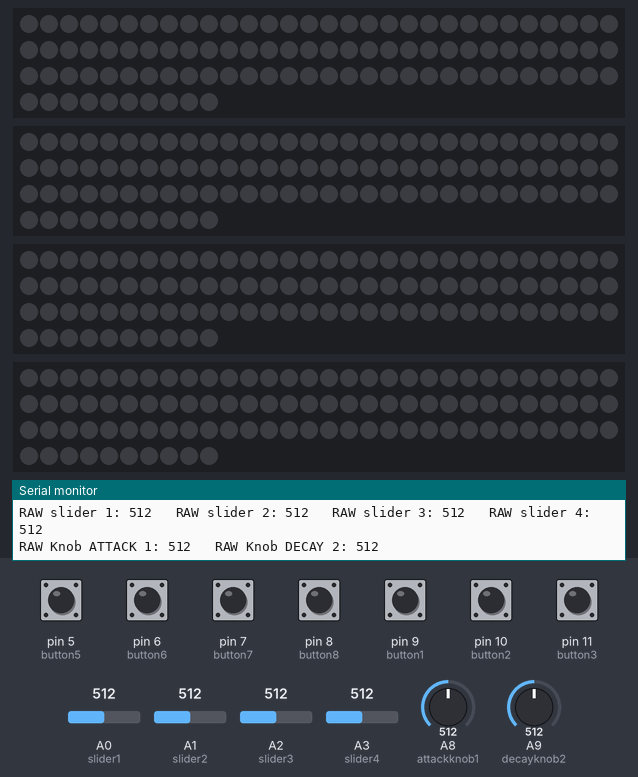
Bench run of a sketch on a simulated Arduino Mega 2560, built with avr-gcc and run on an emulated ATmega2560. On the bench: 4 × 100 RGB LEDs in strip order, left to right, continuing on the next row, the last lines printed to the serial monitor. The test bench sets the inputs (shaded band); at power-on: pin 5 (button5), pin 6 (button6), pin 7 (button7), pin 8 (button8), pin 9 (button1), pin 10 (button2), pin 11 (button3) HIGH, A2 (slider3) = 512, A0 (slider1) = 512, A1 (slider2) = 512, A3 (slider4) = 512, A8 (attackknob1) = 512, A9 (decayknob2) = 512. Dim RGB values are drawn brighter than linear; MIDI output is not drawn.

Above: at 1.2 s.
1.3 s: pin 5 (button5) pulled LOW for 1 s
At 1.86 s:
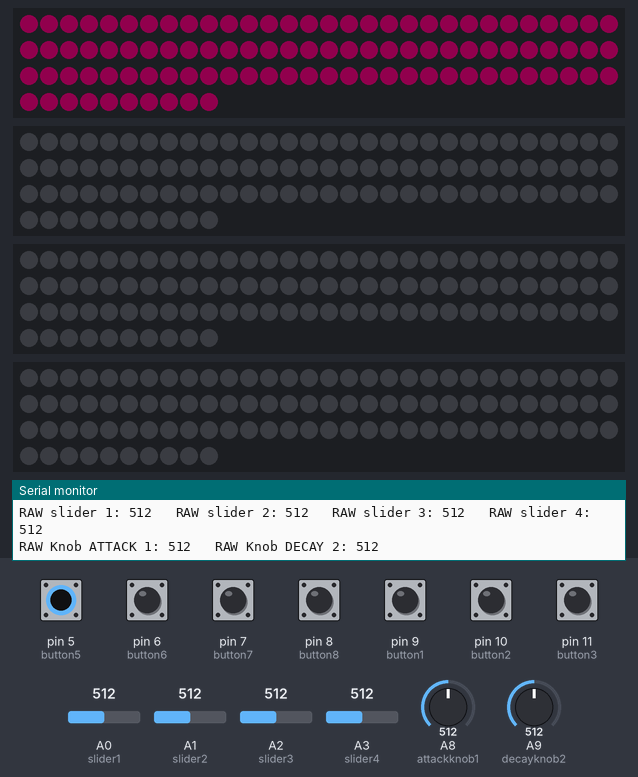
3.8 s: pin 11 (button3) pulled LOW for 1 s
At 4.55 s:
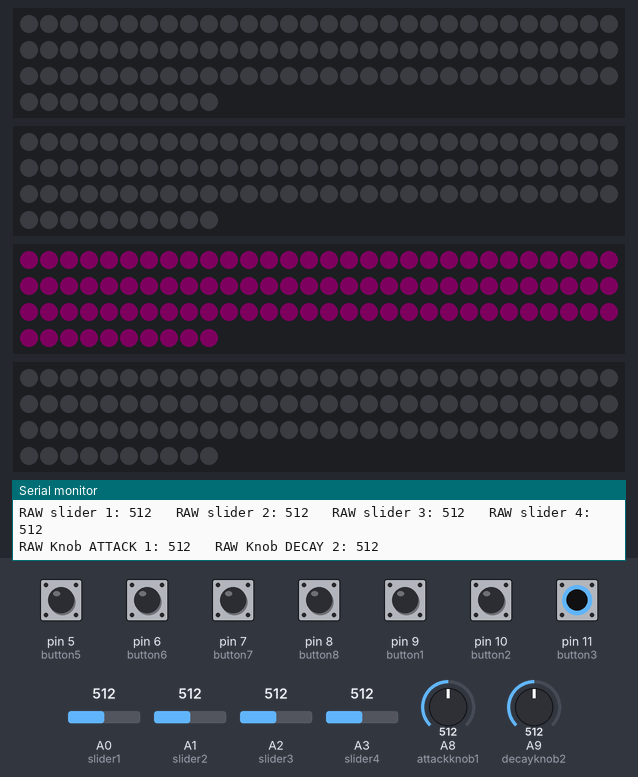
6.3 s: A2 (slider3) set to 716
At 8.04 s:
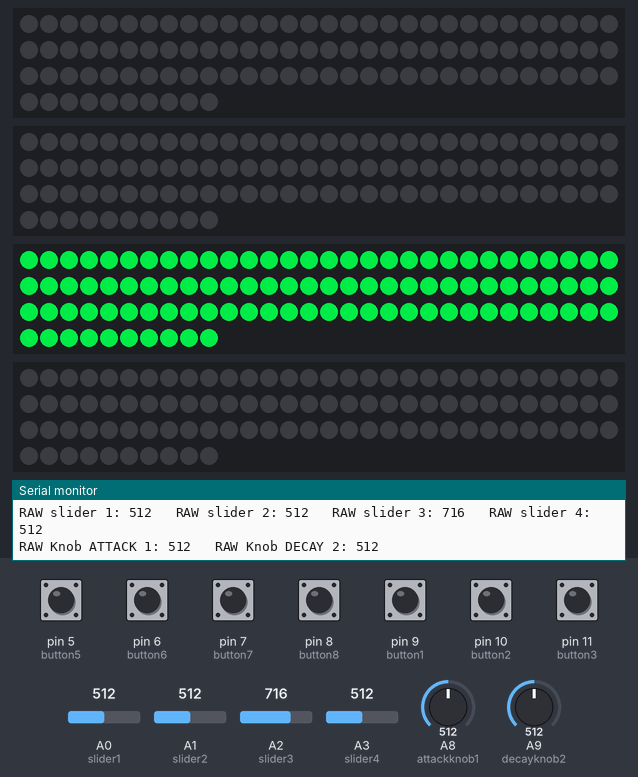
8.2 s: pin 9 (button1) pulled LOW for 1 s
At 10.6 s:
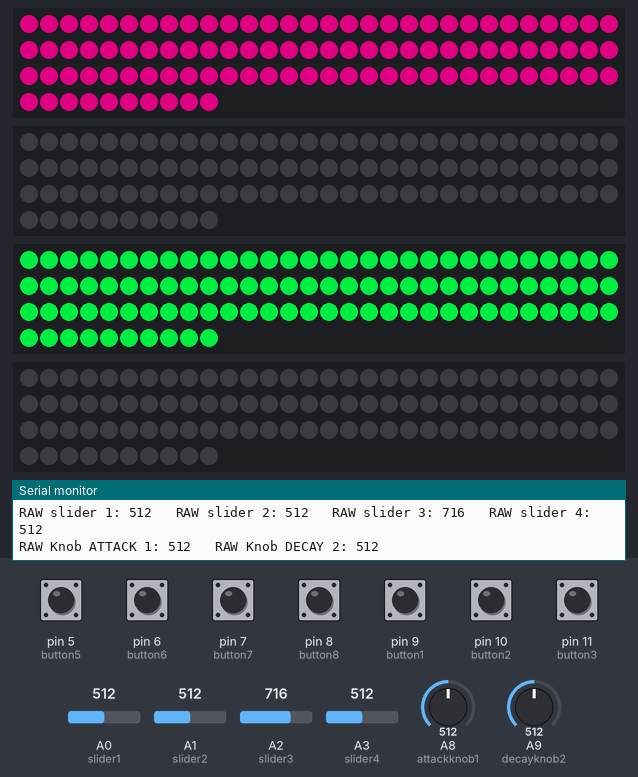
10.9 s: A2 (slider3) set to 30
At 12.2 s:
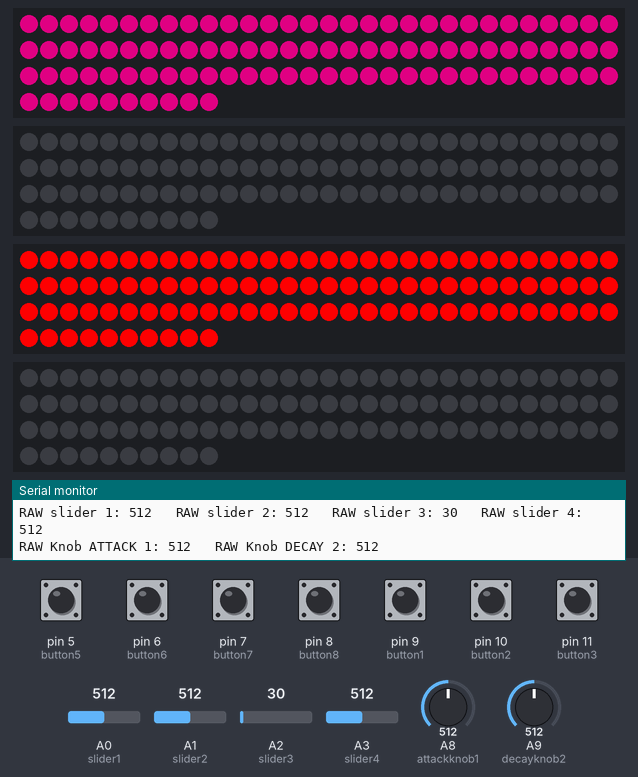
12.7 s: pin 6 (button6) pulled LOW for 0.15 s
At 13.05 s:
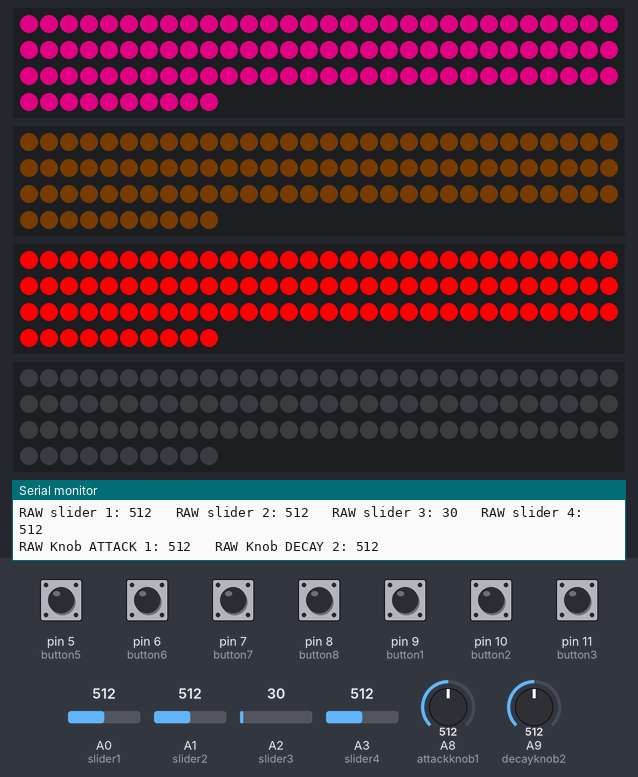
Timing chart, 0 to 15.6 s (numbered marks = the images above; inputs shaded):
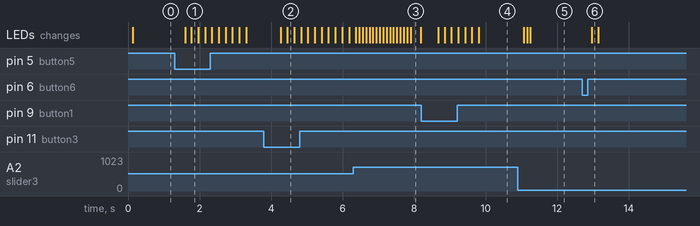

Measured:
- after the input at 1.3 s, the LEDs: first change after 0.29 s (image 1 shows a later state)
- after the input at 3.8 s, the LEDs: first change after 0.47 s (image 2 shows a later state)
- after the input at 6.3 s, the LEDs: first differ from a run without the input after 0.17 s (image 3 shows a later state)
- after the input at 8.2 s, the LEDs: first change after 0.47 s (image 4 shows a later state)
- after the input at 10.9 s, the LEDs: first change after 0.17 s (image 5 shows a later state)
- after the input at 12.7 s, the LEDs: change after 0.27 s (image 6)

The sketch:

Button_Slider_robo_synth_setupCode.ino
```cpp
//peter april
// eddie may 1st
// william/peter may 2nd
#include <MIDI.h>
#include <Bounce.h>
#include <FastLED.h>

//multitask
//Task 1 - ADC
unsigned long previousTimeADC = millis();
long timeIntervalADC = 50;
//Task 2 - Buttons
unsigned long previousTimeButtons = millis();
long timeIntervalButtons = 100;
//Task 3 - LEDs
unsigned long previousTimeLEDS = millis();
long timeIntervalLEDs = 50;
//Task 4 - MIDI
unsigned long previousTimeMIDI = millis();
long timeIntervalMIDI = 100;

//comment out when done debugging
#define DEBUGADC
//#define DEBUGBUTTON
//#define DEBUGLED
//#define DEBUGMIDI

//Analog defines
#define slider1 A0 //left vertical
#define slider2 A1 //left horizontal
#define slider3 A2 // right horizontal
#define slider4 A3 //right vertical

#define attackknob1 A8
#define decayknob2 A9


int rawSlider1 = 0;
int rawSlider2 = 0;
int rawSlider3 = 0;
int rawSlider4 = 0;
float EMA_a = 0.2;      //initialization of EMA alpha
int slider1Average = 0;          //initialization of EMA S
int slider2Average = 0;          //initialization of EMA S
int slider3Average = 0;          //initialization of EMA S
int slider4Average = 0;          //initialization of EMA S

int rawAttack = 0;
int rawDecay = 0;

//button digitalin defines
#define button1 9 //toggle left vertical
#define button2 10 //toggle left horizontal
#define button3 11 //toggle right horizontal
#define button4 12 //toggle right vertical

#define button5 5 //toggle 1-shot left vertical
#define button6 6 //toggle 1-shot left horizontal
#define button7 7 //toggle 1-shot right horizontal
#define button8 8 //toggle 1-shot right vertical

//button variables
//
//
//bool rawButton1 = false;
//bool rawButton2 = false;
//bool rawButton3 = false;
//bool rawButton4 = false;

bool rawButton5 = false;
bool rawButton6 = false;
bool rawButton7 = false;
bool rawButton8 = false;

Bounce rawButton1 = Bounce(button1, 10);  // 10 ms debounce
Bounce rawButton2 = Bounce(button2, 10);  // 10 ms debounce
Bounce rawButton3 = Bounce(button3, 10);  // 10 ms debounce
Bounce rawButton4 = Bounce(button4, 10);  // 10 ms debounce

bool circleButton1 = true;
bool circleButton2 = true;
bool circleButton3 = true;
bool circleButton4 = true;

//LED OUTPUTS
#define LED_PIN1     24
#define LED_PIN2     25
#define LED_PIN3     26
#define LED_PIN4     27
#define NUM_LEDS    100
#define BRIGHTNESS  64
#define LED_TYPE    WS2812
#define COLOR_ORDER GRB
CRGB leds1[NUM_LEDS];
CRGB leds2[NUM_LEDS];
CRGB leds3[NUM_LEDS];
CRGB leds4[NUM_LEDS];

//MIDI SETUP
#define notes 4

MIDI_CREATE_INSTANCE(HardwareSerial, Serial8, MIDI);
const int channel = 1;
int noteVals[notes];


int env1 = 0;
int env2 = 0;
int env3 = 0;
int env4 = 0;

//Global variables
void setup() {
  Serial.begin(115200);
  Serial.println("Beginning the program");
  //ADC variable init
  rawSlider1 = analogRead(slider1);
  rawSlider2 = analogRead(slider2);
  rawSlider3 = analogRead(slider3);
  rawSlider4 = analogRead(slider4);

  rawAttack = analogRead(attackknob1);
  rawDecay = analogRead(decayknob2);

  //button setup
  //toggle
  pinMode(button1, INPUT_PULLUP);
  pinMode(button2, INPUT_PULLUP);
  pinMode(button3, INPUT_PULLUP);
  pinMode(button4, INPUT_PULLUP);
  //1-shot
  pinMode(button5, INPUT_PULLUP);
  pinMode(button6, INPUT_PULLUP);
  pinMode(button7, INPUT_PULLUP);
  pinMode(button8, INPUT_PULLUP);

  rawButton5 = digitalRead(button5);
  rawButton6 = digitalRead(button6);
  rawButton7 = digitalRead(button7);
  rawButton8 = digitalRead(button8);


  //LED setup
  FastLED.addLeds<1, WS2812, LED_PIN1, GRB>(leds1, NUM_LEDS); // GRB ordering is typical
  FastLED.addLeds<1, WS2812, LED_PIN2, GRB>(leds2, NUM_LEDS); // GRB ordering is typical
  FastLED.addLeds<1, WS2812, LED_PIN3, GRB>(leds3, NUM_LEDS); // GRB ordering is typical
  FastLED.addLeds<1, WS2812, LED_PIN4, GRB>(leds4, NUM_LEDS); // GRB ordering is typical

  //MIDI setup
  MIDI.begin();

}

void loop() {
  unsigned long currentTime = millis();
  //update ADCs
  if (currentTime - previousTimeADC > timeIntervalADC) {
    previousTimeADC = currentTime;
#ifdef DEBUGADC
    Serial.println("Updating ADC values");
    Serial.println();
#endif
    rawSlider1 = analogRead(slider1);
    rawSlider2 = analogRead(slider2);
    rawSlider3 = analogRead(slider3);
    rawSlider4 = analogRead(slider4);

    slider1Average = (EMA_a * rawSlider1) + ((1 - EMA_a) * slider1Average); //run the EMA
    slider2Average = (EMA_a * rawSlider2) + ((1 - EMA_a) * slider2Average); //run the EMA
    slider3Average = (EMA_a * rawSlider3) + ((1 - EMA_a) * slider3Average); //run the EMA
    slider4Average = (EMA_a * rawSlider4) + ((1 - EMA_a) * slider4Average); //run the EMA

    rawAttack = analogRead(attackknob1);
    rawDecay = analogRead(decayknob2);


#ifdef DEBUGADC
    //Debug Raw print statements
    Serial.print("RAW slider 1: ");
    Serial.print(rawSlider1);
    Serial.print("\t RAW slider 2: ");
    Serial.print(rawSlider2);
    Serial.print("\t RAW slider 3: ");
    Serial.print(rawSlider3);
    Serial.print("\t RAW slider 4: ");
    Serial.println(rawSlider4);
    Serial.println();
    Serial.print("RAW Knob ATTACK 1: ");
    Serial.print(rawAttack);
    Serial.print("\t RAW Knob DECAY 2: ");
    Serial.println(rawDecay);
    Serial.println();


#endif

    //Impliment logic for ADC -> LED here
  }

  //update buttons
  if (currentTime - previousTimeButtons > timeIntervalButtons) {
    previousTimeButtons = currentTime;

#ifdef DEBUGBUTTON
    Serial.println("Updating Button states");
#endif

    if (rawButton1.update()) {
      if (rawButton1.fallingEdge()) {
        circleButton1 = !circleButton1;
      }
    }
    if (rawButton2.update()) {
      if (rawButton2.fallingEdge()) {
        circleButton2 = !circleButton2;
      }
    }
    if (rawButton3.update()) {
      if (rawButton3.fallingEdge()) {
        circleButton3 = !circleButton3;
      }
    }
    if (rawButton4.update()) {
      if (rawButton4.fallingEdge()) {
        circleButton4 = !circleButton4;
      }
    }

    rawButton5 = digitalRead(button5);
    rawButton6 = digitalRead(button6);
    rawButton7 = digitalRead(button7);
    rawButton8 = digitalRead(button8);


#ifdef DEBUGBUTTON
    //    Debug Raw print statements
    Serial.print("RAW button 1 toggle: ");
    Serial.print(circleButton1);
    Serial.print("\t RAW button 2 toggle: ");
    Serial.print(circleButton2);
    Serial.print("\t RAW button 3 toggle: ");
    Serial.print(circleButton3);
    Serial.print("\t RAW button 4 toggle: ");
    Serial.print(circleButton4);
    Serial.print("\t RAW button 5: ");
    Serial.print(rawButton5);
    Serial.print("\t RAW button 6: ");
    Serial.print(rawButton6);
    Serial.print("\t RAW button 7: ");
    Serial.print(rawButton7);
    Serial.print("\t RAW button 8: ");
    Serial.println(rawButton8);
#endif

  }
  //update LEDs
  if (currentTime - previousTimeLEDS > timeIntervalLEDs) {
    previousTimeLEDS = currentTime;
#ifdef DEBUGLED
    Serial.println("Updating LED state");
#endif
    for (int i = 0; i < NUM_LEDS; i++) {

      leds1[i] = CHSV(mappedSliderLED(slider1Average, 428, 1018), 255, env1 * 2);
      leds2[i] = CHSV(mappedSliderLED(slider2Average, 34, 599), 255, env2 * 2);
      leds3[i] = CHSV(mappedSliderLED(slider3Average, 420, 956), 255, env3 * 2);
      leds4[i] = CHSV(mappedSliderLED(slider4Average, 67, 615), 255, env4 * 2);
      //      leds4[i] = CRGB( 0, 255, 255);
    }
    FastLED.show();
  }
  //update MIDI
  if (currentTime - previousTimeMIDI > timeIntervalMIDI) {
    previousTimeMIDI = currentTime;
#ifdef DEBUGMIDI
    Serial.println("Updating MIDI");
#endif
    noteVals[0] = mappedSliderMIDI(slider1Average, 428, 1018);
    noteVals[1] = mappedSliderMIDI(slider2Average, 34, 599);
    noteVals[2] = mappedSliderMIDI(slider3Average, 420, 956);
    noteVals[3] = mappedSliderMIDI(slider4Average, 67, 615);

    //volume envelopes

    int attack1 = NewMap(rawAttack, 0, 1023, 0, 40);
    int decay1 = NewMap(rawDecay, 0, 1023, 0,40);
    if (circleButton1 == 0 || rawButton5 == 0 ) {
      if (env1 < 127-decay1) {
        env1 = env1 + attack1;
      } else {
        env1 = 127;
      }
      MIDI.sendPitchBend(int(NewMap(env1, 0, 127, -8000, 8000)), 1);
    } else {
      if (env1 > attack1) {
        env1 = env1 - decay1;
      } else {
        env1 = 0;
      }
      MIDI.sendPitchBend(int(NewMap(env1, 0, 127, -8000, 8000)), 1);
    }

    if (circleButton2 == 0 || rawButton6 == 0 ) {
      if (env2 < 120) {
        env2 = env2 + 10;
      } else {
        env2 = 127;
      }
      MIDI.sendControlChange(1, env2, 1);
    } else {
      if (env2 > 10) {
        env2 = env2 - 10;
      } else {
        env2 = 0;
      }
      MIDI.sendControlChange(1, env2, 1);
    }

    if (circleButton3 == 0 || rawButton7 == 0 ) {
      if (env3 < 120) {
        env3 = env3 + 10;
      } else {
        env3 = 127;
      }
      MIDI.sendControlChange(71, env3, 1);
    } else {
      if (env3 > 10) {
        env3 = env3 - 10;
      } else {
        env3 = 0;
      }
      MIDI.sendControlChange(71, env3, 1);
    }


    if (circleButton4 == 0 || rawButton8 == 0 ) {
      if (env4 < 120) {
        env4 = env4 + 10;
      } else {
        env4 = 127;
      }
      MIDI.sendControlChange(74, env4, 1);
    } else {
      if (env4 > 10) {
        env4 = env4 - 10;
      } else {
        env4 = 0;
      }
      MIDI.sendControlChange(74, env4, 1);
    }

    // pitches
    MIDI.sendNoteOn(noteVals[0], 100, 1);
    MIDI.sendNoteOn(noteVals[1], 100, 2);
    MIDI.sendNoteOn(noteVals[2], 100, 3);
    MIDI.sendNoteOn(noteVals[3], 100, 4);
#ifdef DEBUGMIDI
    Serial.println("MIDI");
    Serial.print("Voice 1 NOTE: ");
    Serial.println(noteVals[0]);
    Serial.println();
        Serial.print("Attack: ");
    Serial.println(attack1);
        Serial.print("Decay: ");
    Serial.println(decay1);
    Serial.println();
#endif

  }
}

//helper functions
int mappedSliderLED(int val, int minVal, int maxVal) {
  int mappedVal = constrain(map(val, minVal, maxVal, 255, 0), 0, 255);
  return mappedVal;
}

int mappedSliderMIDI(int val, int minVal, int maxVal) {
  int mappedVal = constrain(map(val, minVal, maxVal, 0, 127), 0, 127);
  return mappedVal;
}

#define MAXLONG 2147483647

long NewMap(long val, long in_min, long in_max, long out_min, long out_max)
{
  // TEST: in_min must be lower than in_max => flip the ranges
  // must be done before out of range test
  if (in_min > in_max) return NewMap(val, in_max, in_min, out_max, out_min);

  // TEST: if input value out of range it is mapped to border values. By choice.
  if (val <= in_min) return out_min;
  if (val >= in_max) return out_max;

  // TEST: special range cases
  if (out_min == out_max) return out_min;
  if (in_min == in_max) return out_min / 2 + out_max / 2; // out_min or out_max? better

  // test if there will be an overflow with well known (unbalanced) formula
  if (( (MAXLONG / abs(out_max - out_min)) < (val - in_min) )  // multiplication overflow test
      || ((MAXLONG - in_max) < -in_min ))                        // division overflow test
  {
    // if overflow would occur that means the ranges are too big
    // To solve this we divide both the input & output range in two
    // alternative is to throw an error.
    // Serial.print(" >> "); // just to see the dividing
    long mid = in_min / 2 + in_max / 2;
    long Tmid = out_min / 2 + out_max / 2;
    if (val > mid)
    {
      // map with upper half of original range
      return NewMap(val, mid, in_max, Tmid, out_max);
    }
    // map with lower half of original range
    return NewMap(val, in_min, mid, out_min, Tmid);
  }

  // finally we have a range that can be calculated
  // unbalanced
  // return out_min + ((out_max - out_min) * (val - in_min)) / (in_max - in_min);

  // or balanced
  // return BalancedMap(val, in_min, in_max, out_min, out_max);
  unsigned long niv = in_max - in_min + 1;          // number input valuer
  unsigned long nov = abs(out_max - out_min) + 1;   // number output values
  unsigned long pos = val - in_min + 1;             // position of val

  unsigned long newpos = ((pos * nov) + niv - 1) / niv; // new position with rounding
  if (out_min < out_max) return out_min + newpos - 1;
  return out_min - newpos + 1;
}
```
